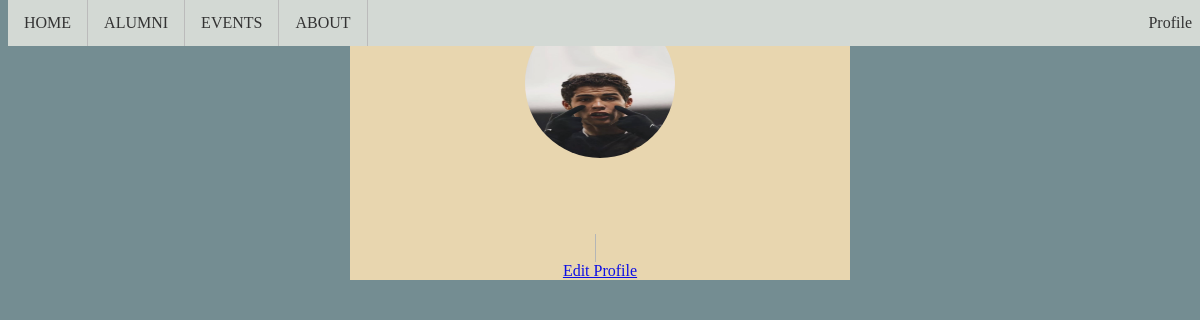
/prof/allan@gmail.com (signed in), run on an earlier commit of the app's database.
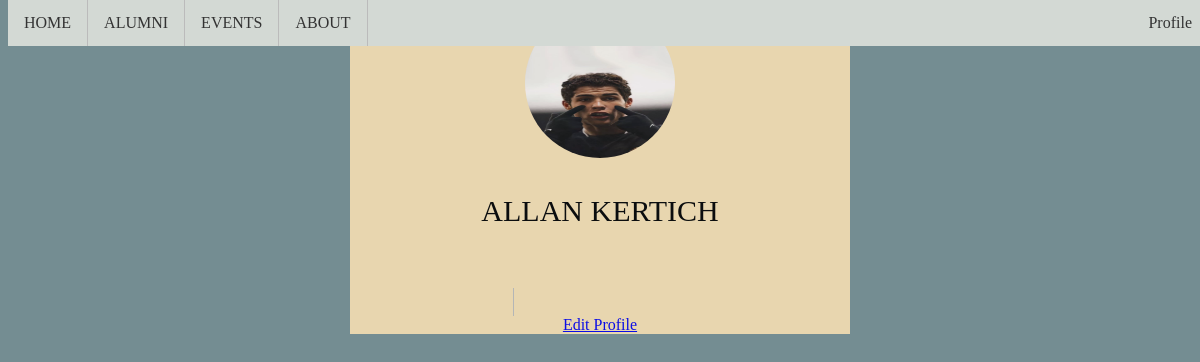
And on a later commit of the database.
### tables this page shows
CREATE TABLE users (id INTEGER PRIMARY KEY AUTOINCREMENT, firstname TEXT, surname TEXT, email TEXT, password TEXT);

### app.py (the view)
@app.route("/prof/<email>")
def prof(email):
    if session.get("email"):
        conn = connect_db()
        cursor = conn.cursor()
        user = conn.execute("SELECT users.firstname, users.surname, users.email, profiles.education, profiles.location, profiles.bio, profiles.year FROM users INNER JOIN profiles ON users.id=profiles.user_id WHERE users.email = ?", (email,)).fetchone()
        if not user:
            user=conn.execute("SELECT users.firstname, users.surname, users.email FROM users WHERE users.email = ?", (email,)).fetchone()
        conn.close()
        return render_template('prof.html', user=user)
    return render_template('login.html')

### db.py (called while the page is built)
def connect_db():
    conn = sqlite3.connect('users.db')  # Replace 'users.db' with your desired filename
    conn.execute('CREATE TABLE IF NOT EXISTS users (id INTEGER PRIMARY KEY AUTOINCREMENT, firstname TEXT, surname TEXT, email TEXT, password TEXT)')
    conn.execute('CREATE TABLE IF NOT EXISTS profiles (user_id INTEGER PRIMARY KEY, education TEXT, location  TEXT, bio TEXT, year INTEGER, house TEXT)')
    return conn

### templates/prof.html (shortened to what this page needs)
{% extends "layout.html" %}
{% block allcontent %}
  <div class="profile-container">
    <img src="{{url_for('static', filename='images/roro.jpeg')}}" class="profile-picture">
    <div class="info">
      <h1>{{user[0]}} {{user[1]}}</h1>
      <p>{{user[6]}}</p>
      <ul class="contact">
        <li><a href="mailto:johndoe@example.com">{{user[4]}}</a></li>
        <li><a href="https://www.facebook.com/johndoe">{{user[5]}}</a></li>
      </ul>
      <a href="{{ url_for('edit_profile', email=user[0]) }}" class="edit-button">Edit Profile</a>
    </div>
  </div>
{% endblock %}

What changed in the data, as far as the page shows it:
added users: firstname "ALLAN", surname "KERTICH"
